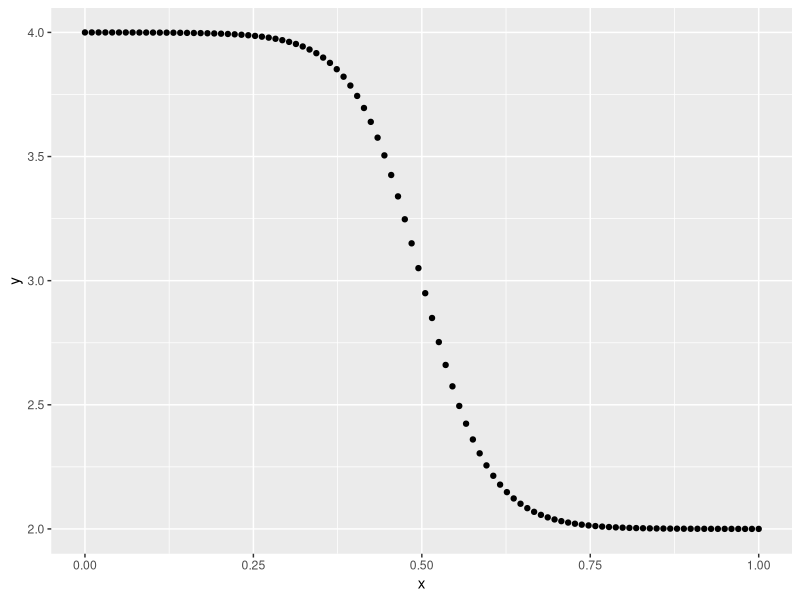

Write R code to recreate this figure. (Note: this script raises an error after producing the figure.)
library(tidyverse)
library(gganimate)

sigmoid <- function(x_from, x_to, y_from, y_to, scale = 5, n = 100) {
  x <- seq(-scale, scale, length = n)
  y <- exp(x) / (exp(x) + 1)
  tibble(x = (x + scale) / (scale * 2) * (x_to - x_from) + x_from,
         y = y * (y_to - y_from) + y_from)
}

n_points <- 400
data <- tibble(from = rep(4, n_points),
               to = sample(1:4, n_points, TRUE),
               color = sample(c("A", "B"), n_points, TRUE)) 

sigmoid(0, 1, as.numeric(data[2, 1]), as.numeric(data[2, 2]), 
        n = 100, scale = 10) %>%
  ggplot(aes(x, y)) +
  geom_point()

p <- sigmoid(0, 1, as.numeric(data[2, 1]), as.numeric(data[2, 2]),
             n = 100, scale = 10) %>%
  mutate(time = row_number()) %>%
  ggplot(aes(x, y, frame = time)) +
  geom_point()

gganimate(p)
